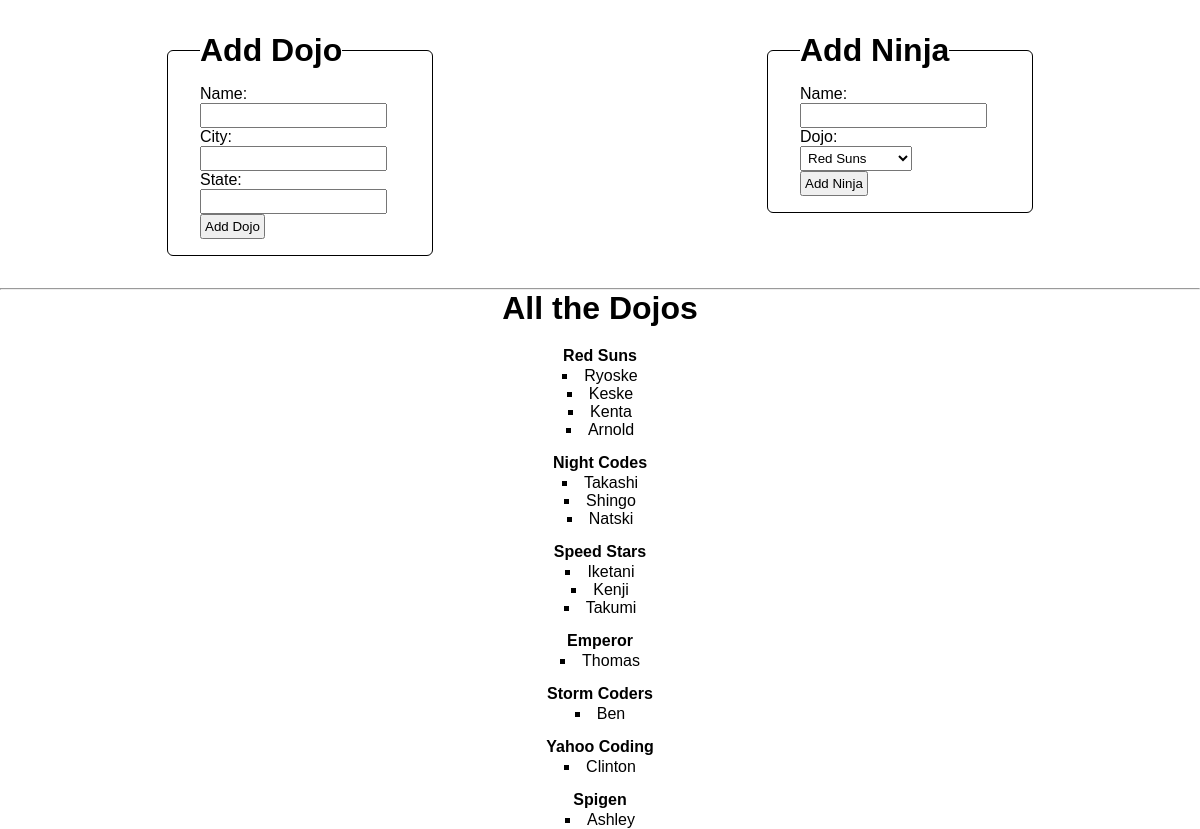
The page / on the database its author committed.
### dojo_and_ninjas/models.py (models this page shows)
class Dojo(models.Model):
    name = models.CharField(max_length=225)
    city = models.CharField(max_length=225)
    state = models.CharField(max_length=2)
    desc = models.TextField()
    created_at = models.DateTimeField(auto_now_add=True)
    updated_at = models.DateTimeField(auto_now=True)

class Ninja(models.Model):
    name = models.CharField(max_length=225)
    dojo = models.ForeignKey(Dojo, related_name="ninjas", on_delete=models.CASCADE)
    created_at = models.DateTimeField(auto_now_add=True)
    updated_at = models.DateTimeField(auto_now=True)

### dojo_and_ninjas/views.py (the view)
# urls.py: path('', views.index),
def index(request):
    context = {
        'dojos': Dojo.objects.all(),
        'ninjas': Ninja.objects.all()
    }
    return render(request, 'dojo_and_ninjas.html', context)

### dojo_and_ninjas/templates/dojo_and_ninjas.html (shortened to what this page needs)
<!DOCTYPE html>
<html lang="en">
<head>
    {% load static %}
    <link rel="stylesheet" href="{% static 'css/css.css' %}">
</head>
<body>
    <div class="forms">
        <div class="form" id="add_dojo">
            <fieldset>
                <legend>
                    <h1>Add Dojo</h1>
                </legend>
                <form action="add_dojo" method="POST">
                    Name: <input type="text" name="dojo_name">
                    City: <input type="text" name="dojo_city">
                    State: <input type="text"name="dojo_state">
                    <input type="submit" value="Add Dojo">
                </form>
            </fieldset>
        </div>
        <div class="form" id="add_ninja">
            <fieldset>
                <legend>
                    <h1>Add Ninja</h1>
                </legend>
                <form action="add_ninja" method="POST">
                    Name: <input type="text" name="ninja_name">
                    Dojo: <select name="dojo">
                        {% for location in dojos %}
                            <option value="{{location.id}}">{{location.name}}</option>
                        {% endfor %}
                    </select>
                    <input type="submit" value="Add Ninja">
                </form>
            </fieldset>
        </div>
    </div>
        <hr>
        <div id="printout">
            <h1>All the Dojos</h1>
            {% for dojo in dojos %}
            <ul>
                <h4>{{dojo.name}}</h4>
                {% for ninja in dojo.ninjas.all %}
                <li>{{ninja.name}}</li>
                {% endfor %}
            </ul>
            {% endfor %}
        </div>
</body>
</html>

### dojo_and_ninjas/static/css/css.css (style rules this page uses)
* { margin: 0; padding: 0; font-family: sans-serif; }
.forms { display: flex; flex: auto; justify-content: space-around; }
fieldset { margin: 2em 0; padding: 1em 2em; border: solid 1px black; border-radius: 6px; min-width: 200px; }
input, select { padding: 3px; display:block; }
#printout { text-align: center; }
#printout h1 { margin-bottom: 20px; }
#printout h4 { margin-bottom: 2px; margin-top: 15px; }
#printout ul li { list-style-type: square; list-style-position: inside; }

### rows shown on the page
Dojo: name "Red Suns"
Ninja: name "Ryoske"
Ninja: name "Keske"
Ninja: name "Kenta"
Ninja: name "Arnold"
Dojo: name "Night Codes"
Ninja: name "Takashi"
Ninja: name "Shingo"
Ninja: name "Natski"
Dojo: name "Speed Stars"
Ninja: name "Iketani"
Ninja: name "Kenji"
Ninja: name "Takumi"
Dojo: name "Emperor"
Ninja: name "Thomas"
Dojo: name "Storm Coders"
Ninja: name "Ben"
Dojo: name "Yahoo Coding"
Ninja: name "Clinton"
Dojo: name "Spigen"
Ninja: name "Ashley"

### other values the page prints
form field dojo "Red Suns"
